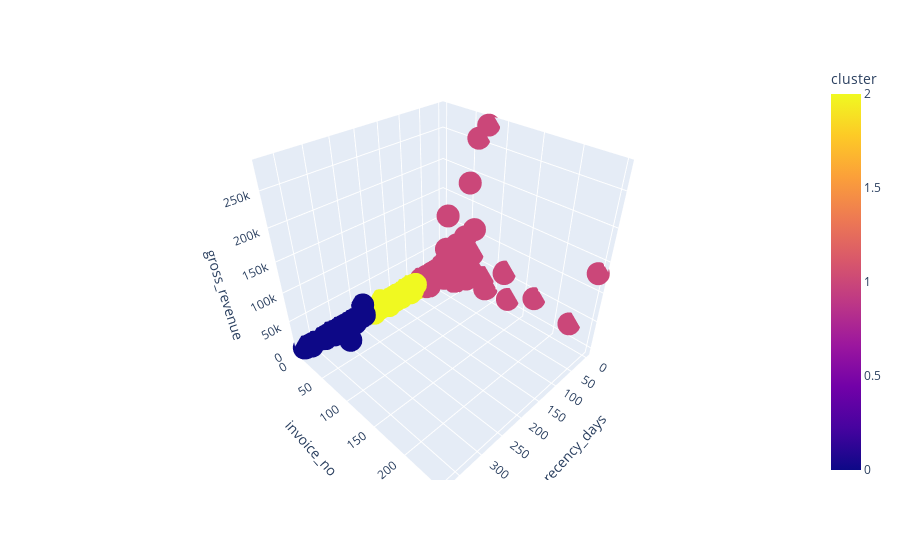

Notebook code for this chart:
### Markdown cell above
## 9.2 Cluster Visualization

### Code cell
# Non-normalized Data
fig = px.scatter_3d(df9, x='recency_days',
                   y='invoice_no',
                   z='gross_revenue',
                   color='cluster')
fig.show()

### Figure 1 — Plotly figure (JSON) as saved in the notebook; plotly's stock layout.template omitted (floating-point values rounded to 4 significant figures; data arrays with more than 128 entries replaced by an {"elided": "..."} marker saying what was removed)
{"data": [{"hovertemplate": "recency_days=%{x}<br>invoice_no=%{y}<br>gross_revenue=%{z}<br>cluster=%{marker.color}<extra></extra>", "legendgroup": "", "marker": {"color": {"elided": "4357 int values"}, "coloraxis": "coloraxis", "symbol": "circle"}, "mode": "markers", "name": "", "scene": "scene", "showlegend": false, "type": "scatter3d", "x": {"elided": "4357 int values"}, "y": {"elided": "4357 int values"}, "z": {"elided": "4357 float values"}}], "layout": {"coloraxis": {"colorbar": {"title": {"text": "cluster"}}, "colorscale": [[0, "#0d0887"], [0.1111, "#46039f"], [0.2222, "#7201a8"], [0.3333, "#9c179e"], [0.4444, "#bd3786"], [0.5556, "#d8576b"], [0.6667, "#ed7953"], [0.7778, "#fb9f3a"], [0.8889, "#fdca26"], [1, "#f0f921"]]}, "legend": {"tracegroupgap": 0}, "margin": {"t": 60}, "scene": {"domain": {"x": [0, 1], "y": [0, 1]}, "xaxis": {"title": {"text": "recency_days"}}, "yaxis": {"title": {"text": "invoice_no"}}, "zaxis": {"title": {"text": "gross_revenue"}}}}}
